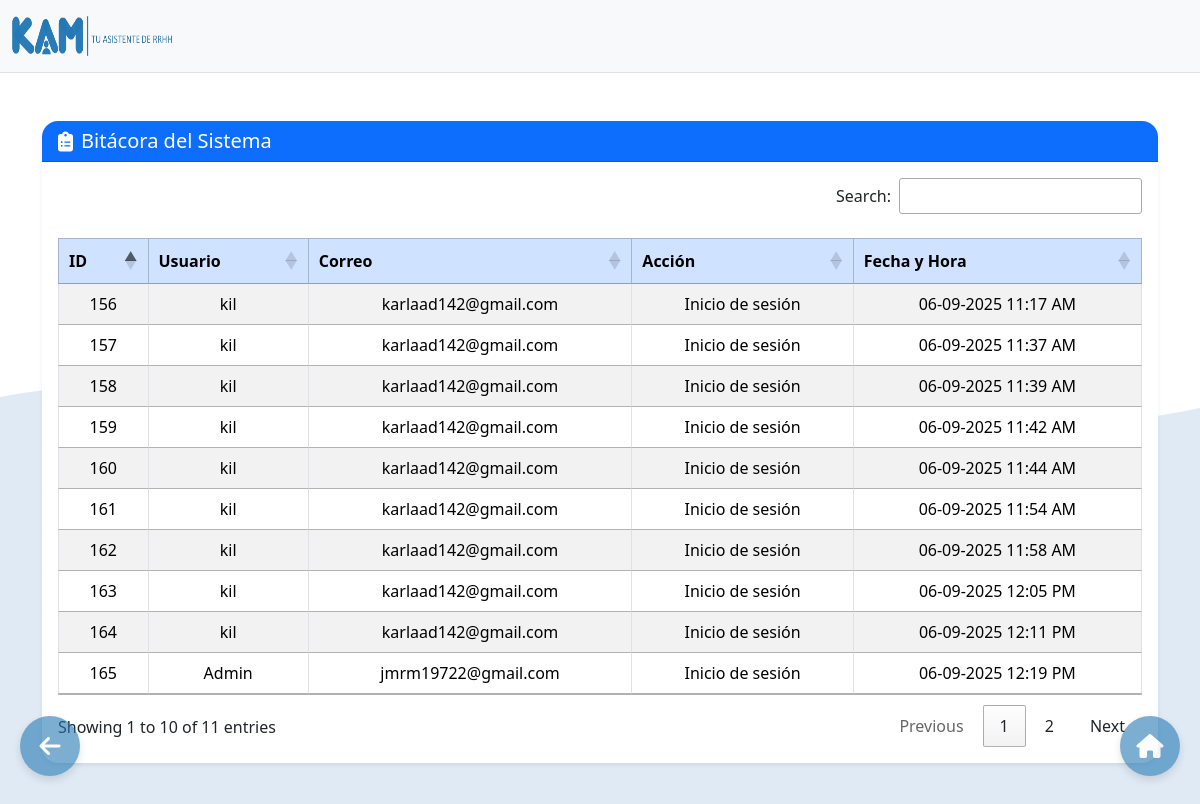
Screenshot of /Bitacora.php (signed in) with the database file from the repository.
### tables this page shows
CREATE TABLE `bitacora` (
  `id` int(11) NOT NULL,
  `usuario_id` int(11) NOT NULL,
  `nombre_usuario` varchar(255) NOT NULL,
  `correo` varchar(255) NOT NULL,
  `accion` varchar(255) NOT NULL,
  `fecha_hora` datetime NOT NULL
);

### Bitacora.php (the view, shortened to what this page needs)
<?php
require_once 'DataBase/conexion.php';
$fecha_actual = date("Y-m-d");
try {
    $query = "SELECT id, usuario_id, nombre_usuario, correo, accion,
              DATE_FORMAT(fecha_hora, '%d-%m-%Y %h:%i %p') AS fecha_hora
              FROM bitacora
              WHERE DATE(fecha_hora) = :fecha
              ORDER BY fecha_hora DESC";
    $stmt = $db->prepare($query);
    $stmt->bindParam(':fecha', $fecha_actual);
    $stmt->execute();
    $result = $stmt->fetchAll();
} catch (PDOException $e) {
    error_log("Error en la consulta: " . $e->getMessage());
    echo "<script>
            Swal.fire({
                icon: 'error',
                title: 'Error en la consulta',
                text: 'No se pudo recuperar la bitácora.',
                confirmButtonText: 'Aceptar'
            });
          </script>";
    exit;
}
?>
<!DOCTYPE html>
<html>
       <head>
        <link rel="stylesheet" href="https://cdn.jsdelivr.net/npm/sweetalert2@11/dist/sweetalert2.min.css">
        <link href="https://cdn.jsdelivr.net/npm/bootstrap@5.3.2/dist/css/bootstrap.min.css" rel="stylesheet">
        <link rel="stylesheet" type="text/css" href="https://cdn.datatables.net/1.11.5/css/jquery.dataTables.css">
        <link rel="stylesheet" href="https://cdnjs.cloudflare.com/ajax/libs/font-awesome/6.5.0/css/all.min.css">
        <link rel="stylesheet" href="https://cdn.datatables.net/1.13.6/css/dataTables.bootstrap5.min.css">
        <link rel="stylesheet" href="Assets/CSS/Reportes.css">
    </head>
<body>
  <div class="container-fluid py-3 border-bottom">
    <div class="d-flex align-items-center justify-content-between flex-wrap">
      <div class="d-flex align-items-center gap-2">
        <img src="Assets/Images/KAM.png" alt="Logo" width="160" height="40">
      </div>
  </div>
</div>
<div class="container my-5">
  <div class="card shadow-sm border-0 rounded-4">
    <div class="card-header bg-primary text-white rounded-top-4 d-flex align-items-center">
      <i class="fas fa-clipboard-list fa-lg me-2"></i>
      <h5 class="mb-0">Bitácora del Sistema</h5>
    </div>
    <div class="card-body rounded-bottom-4">
      <div class="table-responsive">
        <table id="tablaBitacora" class="table table-striped table-bordered align-middle text-center mb-0">
          <thead class="table-primary">
            <tr>
              <th>ID</th>
              <th>Usuario</th>
              <th>Correo</th>
              <th>Acción</th>
              <th>Fecha y Hora</th>
            </tr>
          </thead>
          <tbody>
            <?php foreach ($result as $row): ?>
              <tr>
                <td><?= htmlspecialchars($row['id']) ?></td>
                <td><?= htmlspecialchars($row['nombre_usuario']) ?></td>
                <td><?= htmlspecialchars($row['correo']) ?></td>
                <td><?= htmlspecialchars($row['accion']) ?></td>
                <td><?= htmlspecialchars($row['fecha_hora']) ?></td>
              </tr>
            <?php endforeach; ?>
          </tbody>
        </table>
      </div>
    </div>
  </div>
</div>
<a href="Inicio.php">
  <div class="floating-button right-button">
    <i class="fas fa-house fa-xl text-white"></i>
  </div>
</a>
<a href="javascript:history.back()">
  <div class="floating-button left-button">
    <i class="fas fa-arrow-left fa-xl text-white"></i>
  </div>
</a>
</body></html>

### Assets/CSS/Reportes.css (style rules this page uses)
.container-fluid { position: relative; z-index: 2; background-color: #f8f9fa; backdrop-filter: none; }

### Bitacora.php (style rules this page uses)
.floating-button { background-color: #2378b2; opacity: 0.6; border: none; border-radius: 50%; width: 60px; height: 60px; position: fixed; bottom: 35px; cursor: pointer; display: flex; justify-content: center; align-items: center; box-shadow: 0 4px 8px rgba(0, 0, 0, 0.2); transition: opacity 0.3s ease; z-index: 10; }
.right-button { right: 20px; }
.left-button { left: 20px; }

### rows the page displays
bitacora: id "165", nombre_usuario "Admin", correo "jmrm19722@gmail.com", accion "Inicio de sesión", fecha_hora "06-09-2025 12:19 PM"
bitacora: id "164", nombre_usuario "kil", correo "karlaad142@gmail.com", accion "Inicio de sesión", fecha_hora "06-09-2025 12:11 PM"
bitacora: id "163", nombre_usuario "kil", correo "karlaad142@gmail.com", accion "Inicio de sesión", fecha_hora "06-09-2025 12:05 PM"
bitacora: id "162", nombre_usuario "kil", correo "karlaad142@gmail.com", accion "Inicio de sesión", fecha_hora "06-09-2025 11:58 AM"
bitacora: id "161", nombre_usuario "kil", correo "karlaad142@gmail.com", accion "Inicio de sesión", fecha_hora "06-09-2025 11:54 AM"
bitacora: id "160", nombre_usuario "kil", correo "karlaad142@gmail.com", accion "Inicio de sesión", fecha_hora "06-09-2025 11:44 AM"
bitacora: id "159", nombre_usuario "kil", correo "karlaad142@gmail.com", accion "Inicio de sesión", fecha_hora "06-09-2025 11:42 AM"
bitacora: id "158", nombre_usuario "kil", correo "karlaad142@gmail.com", accion "Inicio de sesión", fecha_hora "06-09-2025 11:39 AM"
bitacora: id "157", nombre_usuario "kil", correo "karlaad142@gmail.com", accion "Inicio de sesión", fecha_hora "06-09-2025 11:37 AM"
bitacora: id "156", nombre_usuario "kil", correo "karlaad142@gmail.com", accion "Inicio de sesión", fecha_hora "06-09-2025 11:17 AM"
